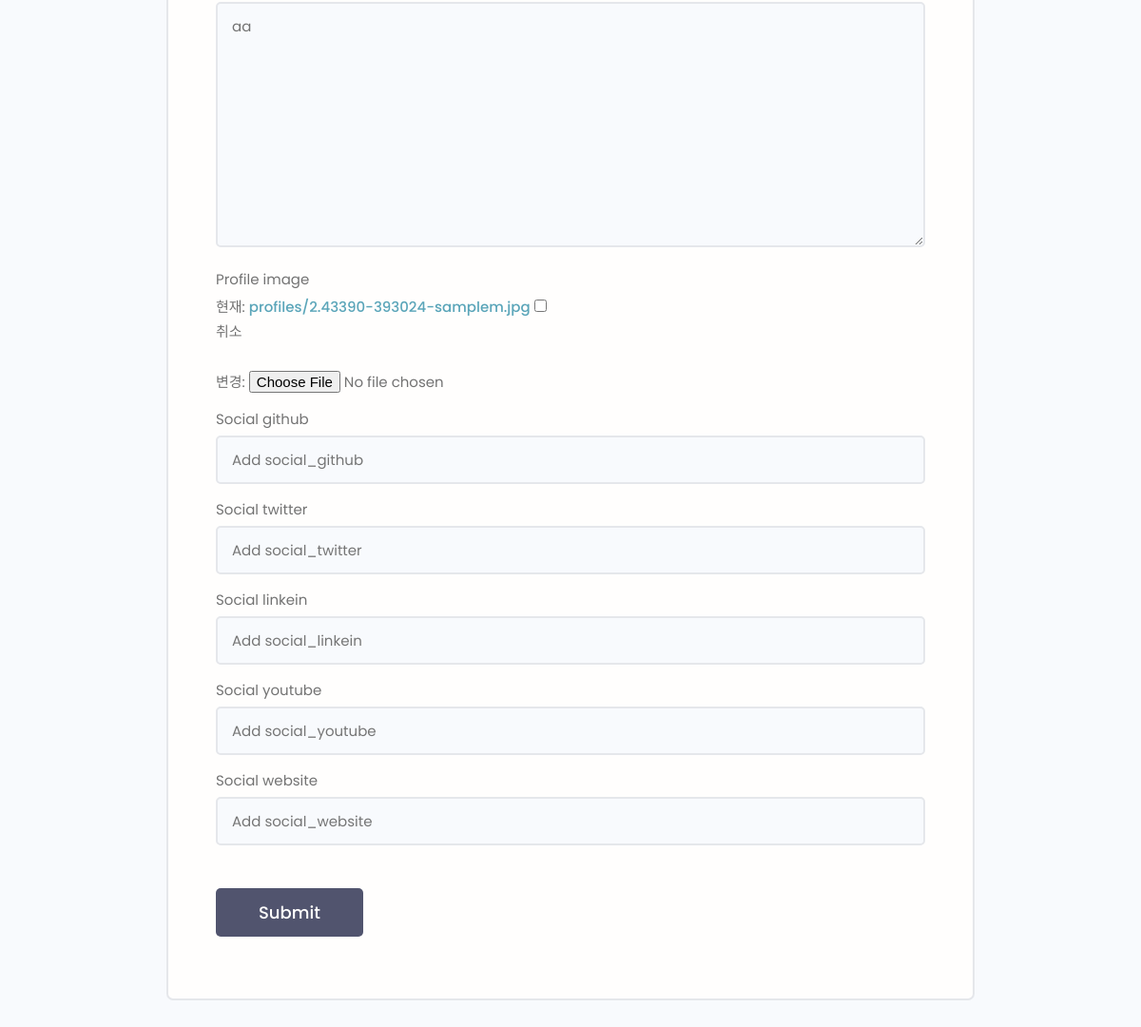
/edit-account/ (signed in, lower part), run on an earlier commit of the app's database.
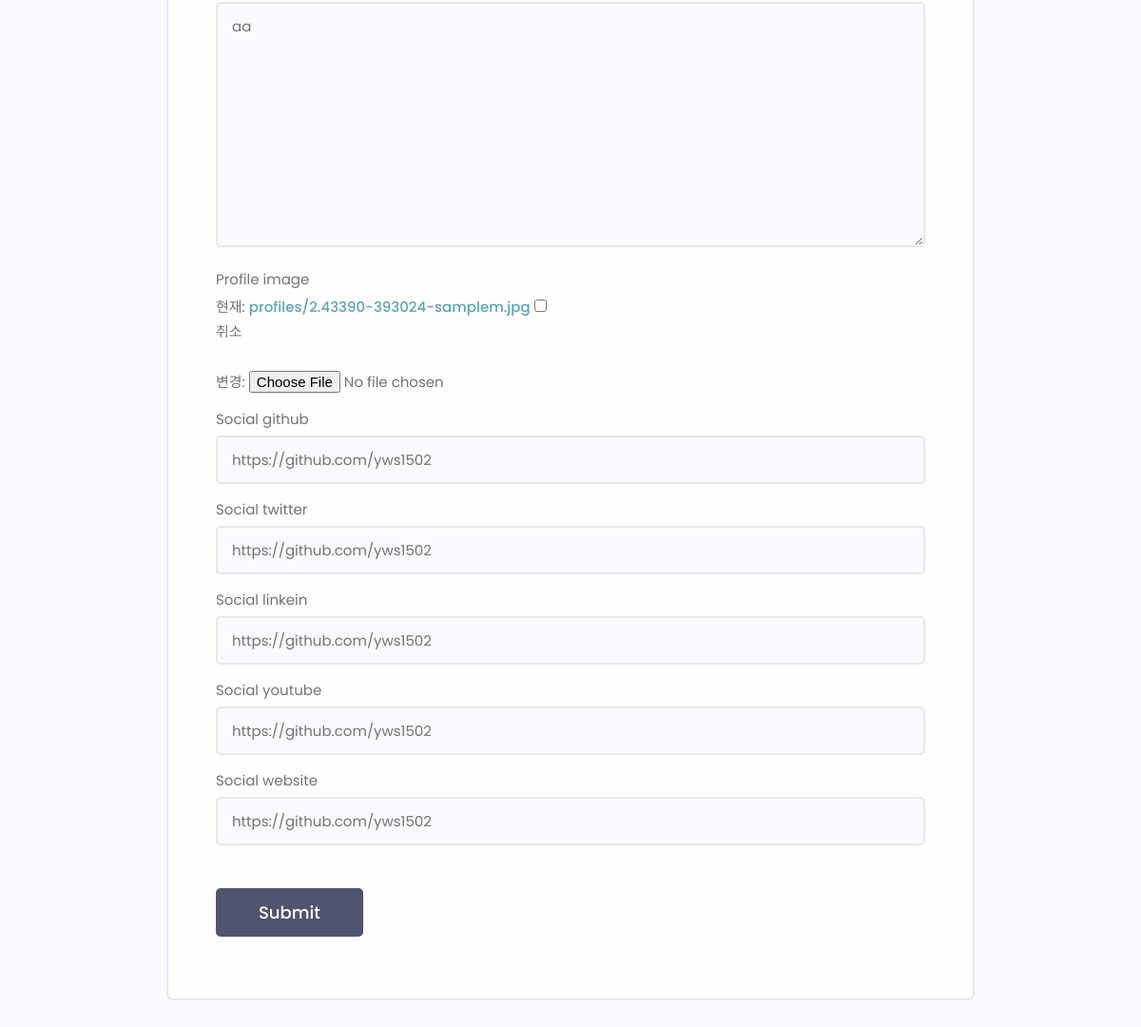
And on a later commit of the database.
### users/models.py (models this page shows, shortened)
class Profile(models.Model):
    user = models.OneToOneField(User, on_delete=models.CASCADE, null=True, blank=True)
    name = models.CharField(max_length=200, null=True, blank=True)
    email = models.EmailField(max_length=500, null=True, blank=True)
    username = models.CharField(max_length=200, null=True, blank=True)
    location = models.CharField(max_length=200, null=True, blank=True)
    short_intro = models.CharField(max_length=200, null=True, blank=True)
    bio = models.TextField(null=True, blank=True)
    profile_image = models.ImageField(
        null=True, blank=True, upload_to='profiles/', default='profiles/user-default.png')
    social_github = models.CharField(max_length=200, null=True, blank=True)
    social_twitter = models.CharField(max_length=200, null=True, blank=True)
    social_linkein = models.CharField(max_length=200, null=True, blank=True)
    social_youtube = models.CharField(max_length=200, null=True, blank=True)
    social_website = models.CharField(max_length=200, null=True, blank=True)
    created = models.DateTimeField(auto_now_add=True)
    id = models.UUIDField(default=uuid4, unique=True, primary_key=True, editable=False)

### users/views.py (the view)
# urls.py: path('edit-account/', edit_account, name='edit-account'),
@login_required(login_url='login')
def edit_account(request):
    profile = request.user.profile
    form = ProfileForm(instance=profile)
    if request.method == 'POST':
        form = ProfileForm(request.POST, request.FILES, instance=profile)
        if form.is_valid():
            form.save()
            return redirect('account')
    context = {'form' : form}
    return render(request, 'users/profile_form.html', context)

### users/forms.py
class ProfileForm(ModelForm):
    class Meta:
        model = Profile
        exclude = ['user', 'username']
    def __init__(self, *args, **kwargs):
        super(ProfileForm, self).__init__(*args, **kwargs)
        for name, field in self.fields.items():
            field.widget.attrs.update(
                {'class' : 'input', 'placeholder' : 'Add %s' % name}
            )

### users/templates/users/profile_form.html (shortened to what this page needs)
{% extends 'main.html' %}
{% block content %}
<main class="formPage my-xl">
    <div class="content-box">
        <div class="formWrapper">
            <br>
            <form class='form' action="{% url 'edit-account' %}" method="POST" enctype="multipart/form-data">
                {% for field in form %}
                <div class="form__field">
                    <label for="formInput#text">{{field.label}}</label>
                    {{field}}
                </div>
                {% endfor %}
                <input class="btn btn--sub btn--lg  my-md" type="submit" value="Submit" />
            </form>
        </div>
    </div>
</main>
{% endblock %}

What changed in the data, as far as the page shows it:
changed Profile "aa": social_github (not shown) → "https://github.com/yws1502"; social_twitter (not shown) → "https://github.com/yws1502"; social_linkein (not shown) → "https://github.com/yws1502"; social_youtube (not shown) → "https://github.com/yws1502"; social_website (not shown) → "https://github.com/yws1502"
